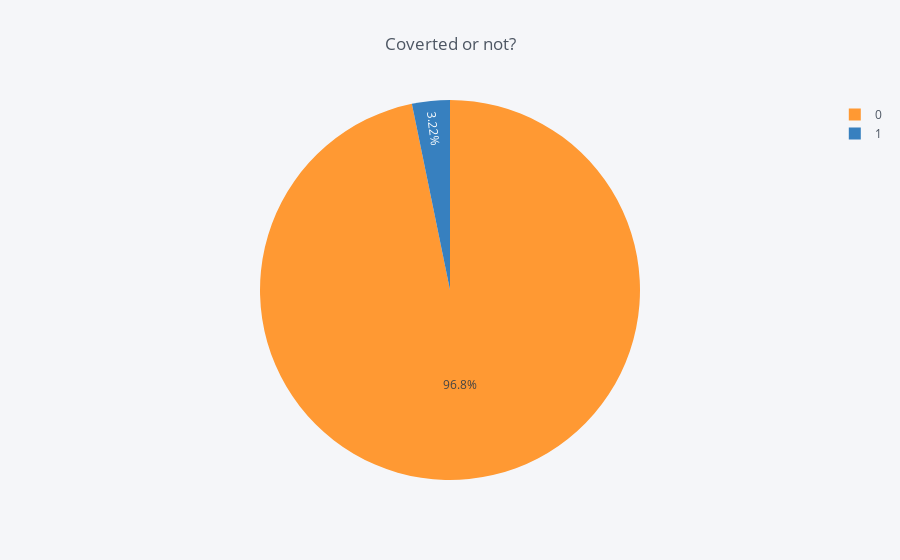

Source (notebook cell):
### Markdown cell above
#### 1.5 Balance of Data Analysis

### Code cell
temp = df["converted"].value_counts()
bldf = pd.DataFrame({'labels': temp.index,
                   'values': temp.values
                  })
bldf.iplot(kind='pie',labels='labels',values='values', title='Coverted or not?')

### Figure 1 — Plotly figure (JSON) as saved in the notebook; plotly's stock layout.template omitted (floating-point values rounded to 4 significant figures)
{"data": [{"labels": [0, 1], "marker": {"colors": ["rgba(255, 153, 51, 1.0)", "rgba(55, 128, 191, 1.0)"]}, "name": "", "type": "pie", "values": [306000, 10171]}], "layout": {"legend": {"bgcolor": "#F5F6F9", "font": {"color": "#4D5663"}}, "paper_bgcolor": "#F5F6F9", "plot_bgcolor": "#F5F6F9", "title": "Coverted or not?", "titlefont": {"color": "#4D5663"}}}
